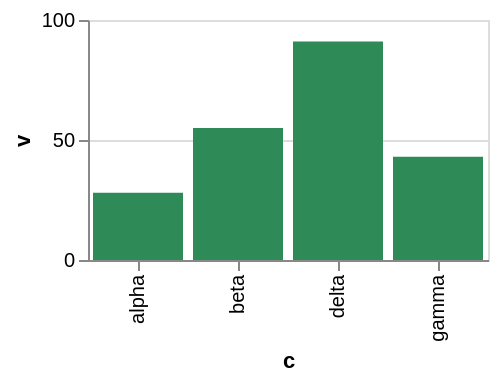

Describe this chart as a Vega-Lite specification.
### Vega-Lite specification from a JSON file in a GitHub repository (floating-point values rounded to 4 significant figures)
{"$schema": "https://vega.github.io/schema/vega-lite/v6.json", "width": 200, "height": 120, "data": {"values": [{"c": "alpha", "v": 28, "w": 3, "t": "2024-01-07"}, {"c": "beta", "v": 55, "w": 7, "t": "2024-03-19"}, {"c": "gamma", "v": 43, "w": 5, "t": "2024-06-02"}, {"c": "delta", "v": 91, "w": 9, "t": "2024-09-11"}]}, "mark": {"type": "bar", "color": "seagreen"}, "encoding": {"x": {"field": "c", "type": "nominal"}, "y": {"field": "v", "type": "quantitative"}}}
